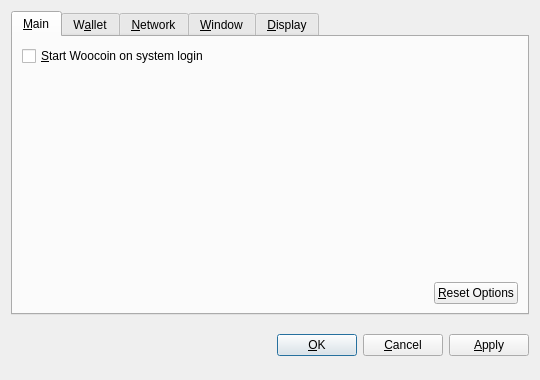
<?xml version="1.0" encoding="UTF-8"?>
<ui version="4.0">
 <class>OptionsDialog</class>
 <widget class="QDialog" name="OptionsDialog">
  <property name="geometry">
   <rect>
    <x>0</x>
    <y>0</y>
    <width>540</width>
    <height>380</height>
   </rect>
  </property>
  <property name="windowTitle">
   <string>Options</string>
  </property>
  <property name="modal">
   <bool>true</bool>
  </property>
  <layout class="QVBoxLayout" name="verticalLayout">
   <item>
    <widget class="QTabWidget" name="tabWidget">
     <property name="tabPosition">
      <enum>QTabWidget::North</enum>
     </property>
     <property name="currentIndex">
      <number>0</number>
     </property>
     <widget class="QWidget" name="tabMain">
      <attribute name="title">
       <string>&amp;Main</string>
      </attribute>
      <layout class="QVBoxLayout" name="verticalLayout_Main">
       <item>
        <widget class="QCheckBox" name="bitcoinAtStartup">
         <property name="toolTip">
          <string>Automatically start Woocoin after logging in to the system.</string>
         </property>
         <property name="text">
          <string>&amp;Start Woocoin on system login</string>
         </property>
        </widget>
       </item>
       <item>
        <spacer name="verticalSpacer_Main">
         <property name="orientation">
          <enum>Qt::Vertical</enum>
         </property>
         <property name="sizeHint" stdset="0">
          <size>
           <width>20</width>
           <height>40</height>
          </size>
         </property>
        </spacer>
       </item>
       <item>
        <layout class="QHBoxLayout" name="horizontalLayout_2_Main">
         <item>
          <spacer name="horizontalSpacer_2_Main">
           <property name="orientation">
            <enum>Qt::Horizontal</enum>
           </property>
           <property name="sizeHint" stdset="0">
            <size>
             <width>40</width>
             <height>20</height>
            </size>
           </property>
          </spacer>
         </item>
         <item>
          <widget class="QPushButton" name="resetButton">
           <property name="toolTip">
            <string>Reset all client options to default.</string>
           </property>
           <property name="text">
            <string>&amp;Reset Options</string>
           </property>
           <property name="autoDefault">
            <bool>false</bool>
           </property>
          </widget>
         </item>
        </layout>
       </item>
      </layout>
     </widget>
     <widget class="QWidget" name="tabWallet">
      <attribute name="title">
       <string>W&amp;allet</string>
      </attribute>
      <layout class="QVBoxLayout" name="verticalLayout_Network">
       <item>
        <widget class="QLabel" name="transactionFeeInfoLabel">
         <property name="text">
          <string>Optional transaction fee per kB that helps make sure your transactions are processed quickly. Most transactions are 1 kB.</string>
         </property>
         <property name="textFormat">
          <enum>Qt::PlainText</enum>
         </property>
         <property name="wordWrap">
          <bool>true</bool>
         </property>
        </widget>
       </item>
       <item>
        <layout class="QHBoxLayout" name="horizontalLayout_1_Main">
         <item>
          <widget class="QLabel" name="transactionFeeLabel">
           <property name="text">
            <string>Pay transaction &amp;fee</string>
           </property>
           <property name="textFormat">
            <enum>Qt::PlainText</enum>
           </property>
           <property name="buddy">
            <cstring>transactionFee</cstring>
           </property>
          </widget>
         </item>
         <item>
          <widget class="BitcoinAmountField" name="transactionFee"/>
         </item>
         <item>
          <spacer name="horizontalSpacer_1_Main">
           <property name="orientation">
            <enum>Qt::Horizontal</enum>
           </property>
           <property name="sizeHint" stdset="0">
            <size>
             <width>40</width>
             <height>20</height>
            </size>
           </property>
          </spacer>
         </item>
        </layout>
       </item>
       <item>
        <widget class="QLabel" name="label">
         <property name="text">
          <string>If you disable the spending of unconfirmed change, the change from a transaction cannot be used until that transaction has at least one confirmation. This also affects how your balance is computed.</string>
         </property>
         <property name="wordWrap">
          <bool>true</bool>
         </property>
        </widget>
       </item>
       <item>
        <widget class="QCheckBox" name="spendZeroConfChange">
         <property name="text">
          <string>Spend unconfirmed change  (experts only)</string>
         </property>
        </widget>
       </item>
       <item>
        <spacer name="verticalSpacer">
         <property name="orientation">
          <enum>Qt::Vertical</enum>
         </property>
         <property name="sizeHint" stdset="0">
          <size>
           <width>20</width>
           <height>40</height>
          </size>
         </property>
        </spacer>
       </item>
      </layout>
     </widget>
     <widget class="QWidget" name="tabNetwork">
      <attribute name="title">
       <string>&amp;Network</string>
      </attribute>
      <layout class="QVBoxLayout" name="verticalLayout_Network">
       <item>
        <widget class="QCheckBox" name="mapPortUpnp">
         <property name="toolTip">
          <string>Automatically open the Woocoin client port on the router. This only works when your router supports UPnP and it is enabled.</string>
         </property>
         <property name="text">
          <string>Map port using &amp;UPnP</string>
         </property>
        </widget>
       </item>
       <item>
        <widget class="QCheckBox" name="connectSocks">
         <property name="toolTip">
          <string>Connect to the Woocoin network through a SOCKS proxy (e.g. when connecting through Tor).</string>
         </property>
         <property name="text">
          <string>&amp;Connect through SOCKS proxy:</string>
         </property>
        </widget>
       </item>
       <item>
        <layout class="QHBoxLayout" name="horizontalLayout_Network">
         <item>
          <widget class="QLabel" name="proxyIpLabel">
           <property name="text">
            <string>Proxy &amp;IP:</string>
           </property>
           <property name="textFormat">
            <enum>Qt::PlainText</enum>
           </property>
           <property name="buddy">
            <cstring>proxyIp</cstring>
           </property>
          </widget>
         </item>
         <item>
          <widget class="QValidatedLineEdit" name="proxyIp">
           <property name="maximumSize">
            <size>
             <width>140</width>
             <height>16777215</height>
            </size>
           </property>
           <property name="toolTip">
            <string>IP address of the proxy (e.g. 127.0.0.1)</string>
           </property>
          </widget>
         </item>
         <item>
          <widget class="QLabel" name="proxyPortLabel">
           <property name="text">
            <string>&amp;Port:</string>
           </property>
           <property name="textFormat">
            <enum>Qt::PlainText</enum>
           </property>
           <property name="buddy">
            <cstring>proxyPort</cstring>
           </property>
          </widget>
         </item>
         <item>
          <widget class="QLineEdit" name="proxyPort">
           <property name="maximumSize">
            <size>
             <width>55</width>
             <height>16777215</height>
            </size>
           </property>
           <property name="toolTip">
            <string>Port of the proxy (e.g. 9050)</string>
           </property>
          </widget>
         </item>
         <item>
          <widget class="QLabel" name="socksVersionLabel">
           <property name="text">
            <string>SOCKS &amp;Version:</string>
           </property>
           <property name="textFormat">
            <enum>Qt::PlainText</enum>
           </property>
           <property name="buddy">
            <cstring>socksVersion</cstring>
           </property>
          </widget>
         </item>
         <item>
          <widget class="QValueComboBox" name="socksVersion">
           <property name="toolTip">
            <string>SOCKS version of the proxy (e.g. 5)</string>
           </property>
          </widget>
         </item>
         <item>
          <spacer name="horizontalSpacer_Network">
           <property name="orientation">
            <enum>Qt::Horizontal</enum>
           </property>
           <property name="sizeHint" stdset="0">
            <size>
             <width>40</width>
             <height>20</height>
            </size>
           </property>
          </spacer>
         </item>
        </layout>
       </item>
       <item>
        <spacer name="verticalSpacer_Network">
         <property name="orientation">
          <enum>Qt::Vertical</enum>
         </property>
         <property name="sizeHint" stdset="0">
          <size>
           <width>20</width>
           <height>40</height>
          </size>
         </property>
        </spacer>
       </item>
      </layout>
     </widget>
     <widget class="QWidget" name="tabWindow">
      <attribute name="title">
       <string>&amp;Window</string>
      </attribute>
      <layout class="QVBoxLayout" name="verticalLayout_Window">
       <item>
        <widget class="QCheckBox" name="minimizeToTray">
         <property name="toolTip">
          <string>Show only a tray icon after minimizing the window.</string>
         </property>
         <property name="text">
          <string>&amp;Minimize to the tray instead of the taskbar</string>
         </property>
        </widget>
       </item>
       <item>
        <widget class="QCheckBox" name="minimizeOnClose">
         <property name="toolTip">
          <string>Minimize instead of exit the application when the window is closed. When this option is enabled, the application will be closed only after selecting Quit in the menu.</string>
         </property>
         <property name="text">
          <string>M&amp;inimize on close</string>
         </property>
        </widget>
       </item>
       <item>
        <spacer name="verticalSpacer_Window">
         <property name="orientation">
          <enum>Qt::Vertical</enum>
         </property>
         <property name="sizeHint" stdset="0">
          <size>
           <width>20</width>
           <height>40</height>
          </size>
         </property>
        </spacer>
       </item>
      </layout>
     </widget>
     <widget class="QWidget" name="tabDisplay">
      <attribute name="title">
       <string>&amp;Display</string>
      </attribute>
      <layout class="QVBoxLayout" name="verticalLayout_Display">
       <item>
        <layout class="QHBoxLayout" name="horizontalLayout_1_Display">
         <item>
          <widget class="QLabel" name="langLabel">
           <property name="text">
            <string>User Interface &amp;language:</string>
           </property>
           <property name="textFormat">
            <enum>Qt::PlainText</enum>
           </property>
           <property name="buddy">
            <cstring>lang</cstring>
           </property>
          </widget>
         </item>
         <item>
          <widget class="QValueComboBox" name="lang">
           <property name="toolTip">
            <string>The user interface language can be set here. This setting will take effect after restarting Woocoin.</string>
           </property>
          </widget>
         </item>
        </layout>
       </item>
       <item>
        <layout class="QHBoxLayout" name="horizontalLayout_2_Display">
         <item>
          <widget class="QLabel" name="unitLabel">
           <property name="text">
            <string>&amp;Unit to show amounts in:</string>
           </property>
           <property name="textFormat">
            <enum>Qt::PlainText</enum>
           </property>
           <property name="buddy">
            <cstring>unit</cstring>
           </property>
          </widget>
         </item>
         <item>
          <widget class="QValueComboBox" name="unit">
           <property name="toolTip">
            <string>Choose the default subdivision unit to show in the interface and when sending coins.</string>
           </property>
          </widget>
         </item>
        </layout>
       </item>
       <item>
        <widget class="QCheckBox" name="displayAddresses">
         <property name="toolTip">
          <string>Whether to show Woocoin addresses in the transaction list or not.</string>
         </property>
         <property name="text">
          <string>&amp;Display addresses in transaction list</string>
         </property>
        </widget>
       </item>
       <item>
        <widget class="QCheckBox" name="coinControlFeatures">
         <property name="toolTip">
          <string>Whether to show coin control features or not.</string>
         </property>
         <property name="text">
          <string>Display coin &amp;control features (experts only!)</string>
         </property>
        </widget>
       </item>
       <item>
        <spacer name="verticalSpacer_Display">
         <property name="orientation">
          <enum>Qt::Vertical</enum>
         </property>
         <property name="sizeHint" stdset="0">
          <size>
           <width>20</width>
           <height>40</height>
          </size>
         </property>
        </spacer>
       </item>
      </layout>
     </widget>
    </widget>
   </item>
   <item>
    <layout class="QHBoxLayout" name="horizontalLayout_Buttons">
     <item>
      <spacer name="horizontalSpacer_1">
       <property name="orientation">
        <enum>Qt::Horizontal</enum>
       </property>
       <property name="sizeHint" stdset="0">
        <size>
         <width>40</width>
         <height>48</height>
        </size>
       </property>
      </spacer>
     </item>
     <item>
      <widget class="QLabel" name="statusLabel">
       <property name="font">
        <font>
         <weight>75</weight>
         <bold>true</bold>
        </font>
       </property>
       <property name="text">
        <string/>
       </property>
       <property name="textFormat">
        <enum>Qt::PlainText</enum>
       </property>
       <property name="wordWrap">
        <bool>true</bool>
       </property>
      </widget>
     </item>
     <item>
      <spacer name="horizontalSpacer_2">
       <property name="orientation">
        <enum>Qt::Horizontal</enum>
       </property>
       <property name="sizeHint" stdset="0">
        <size>
         <width>40</width>
         <height>48</height>
        </size>
       </property>
      </spacer>
     </item>
     <item>
      <widget class="QPushButton" name="okButton">
       <property name="text">
        <string>&amp;OK</string>
       </property>
      </widget>
     </item>
     <item>
      <widget class="QPushButton" name="cancelButton">
       <property name="text">
        <string>&amp;Cancel</string>
       </property>
       <property name="autoDefault">
        <bool>false</bool>
       </property>
      </widget>
     </item>
     <item>
      <widget class="QPushButton" name="applyButton">
       <property name="text">
        <string>&amp;Apply</string>
       </property>
       <property name="autoDefault">
        <bool>false</bool>
       </property>
      </widget>
     </item>
    </layout>
   </item>
  </layout>
 </widget>
 <customwidgets>
  <customwidget>
   <class>BitcoinAmountField</class>
   <extends>QSpinBox</extends>
   <header>bitcoinamountfield.h</header>
  </customwidget>
  <customwidget>
   <class>QValueComboBox</class>
   <extends>QComboBox</extends>
   <header>qvaluecombobox.h</header>
  </customwidget>
  <customwidget>
   <class>QValidatedLineEdit</class>
   <extends>QLineEdit</extends>
   <header>qvalidatedlineedit.h</header>
  </customwidget>
 </customwidgets>
 <resources/>
 <connections/>
</ui>
